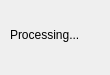
<?xml version="1.0" encoding="UTF-8"?>
<ui version="4.0">
 <class>ProcessingDialog</class>
 <widget class="QDialog" name="ProcessingDialog">
  <property name="geometry">
   <rect>
    <x>0</x>
    <y>0</y>
    <width>110</width>
    <height>75</height>
   </rect>
  </property>
  <property name="windowTitle">
   <string>Dialog</string>
  </property>
  <widget class="QLabel" name="processingLabel">
   <property name="geometry">
    <rect>
     <x>10</x>
     <y>10</y>
     <width>90</width>
     <height>50</height>
    </rect>
   </property>
   <property name="text">
    <string>Processing...</string>
   </property>
  </widget>
 </widget>
 <resources/>
 <connections/>
</ui>
